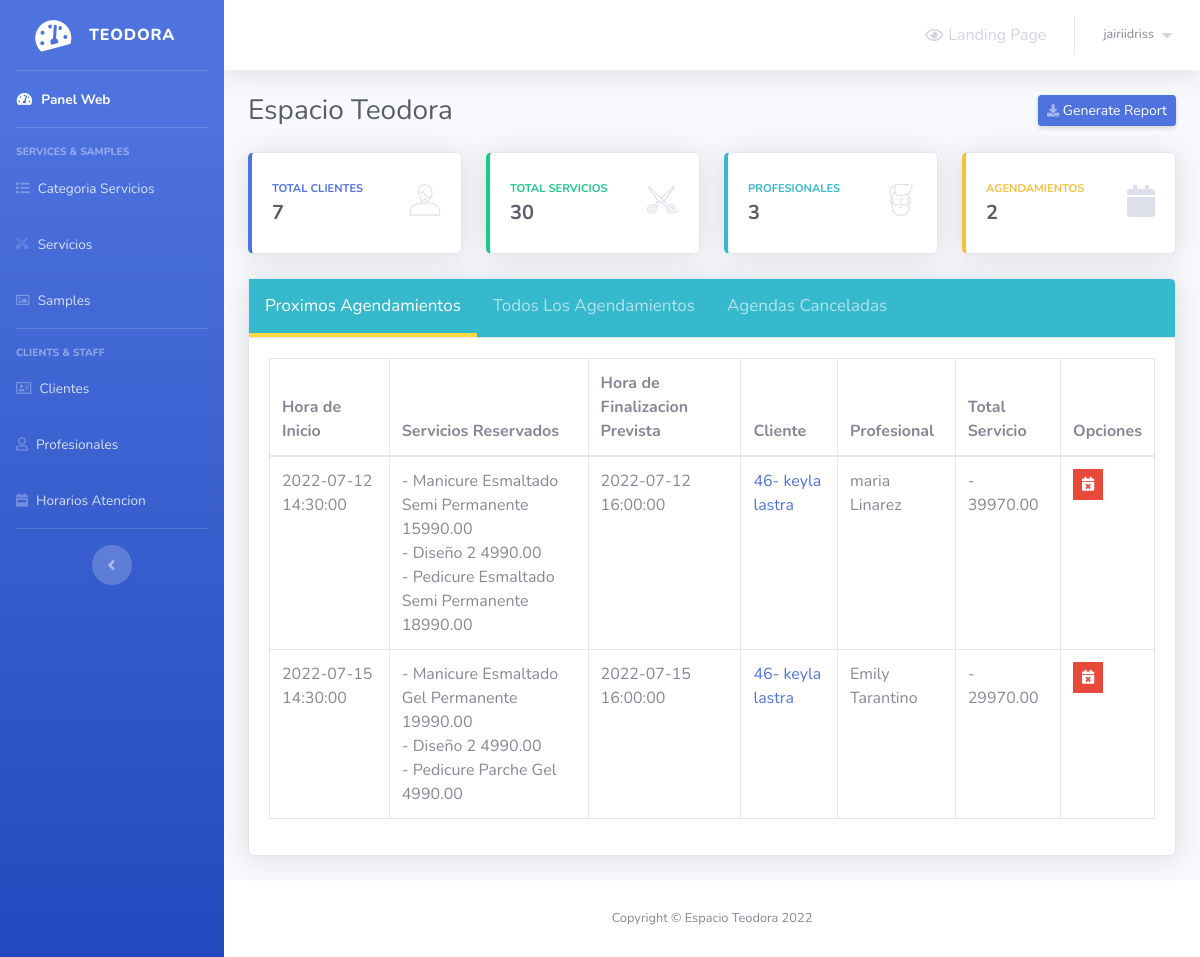
The page /admin/index.php (signed in) on the database as committed earlier.
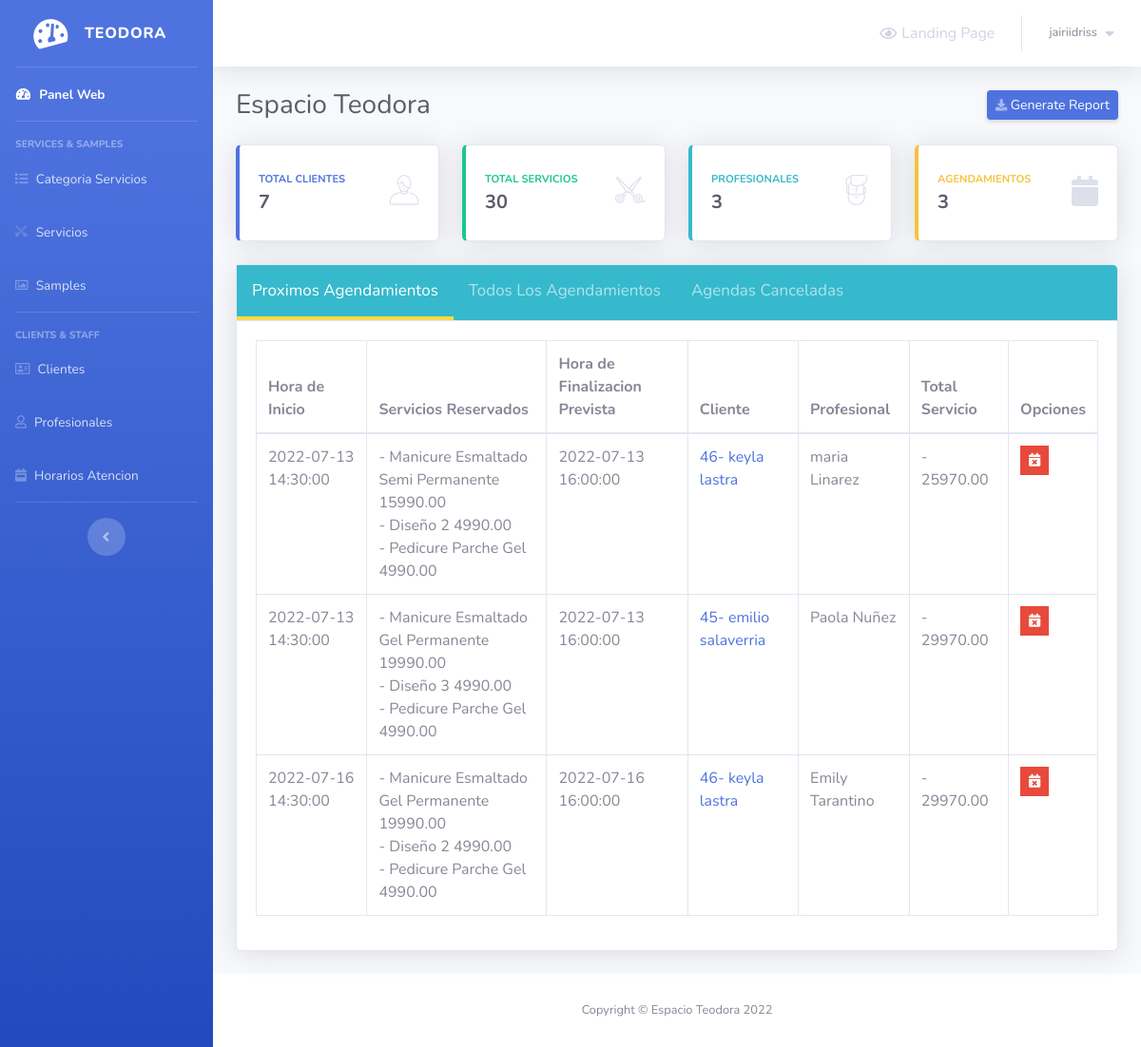
The same page on the database as committed later.
### tables this page shows
CREATE TABLE `appointments` (
  `appointment_id` int(5) NOT NULL,
  `date_created` timestamp NULL DEFAULT current_timestamp(),
  `client_id` int(5) DEFAULT NULL,
  `employee_id` int(2) NOT NULL,
  `start_time` timestamp NULL DEFAULT NULL,
  `end_time_expected` timestamp NULL DEFAULT NULL,
  `canceled` tinyint(1) NOT NULL DEFAULT 0,
  `cancellation_reason` text DEFAULT NULL
);

CREATE TABLE `services` (
  `service_id` int(5) NOT NULL,
  `service_name` varchar(50) NOT NULL,
  `service_description` varchar(255) NOT NULL,
  `service_price` decimal(10,2) NOT NULL,
  `service_duration` int(5) NOT NULL,
  `category_id` int(2) NOT NULL,
  `child_id` int(3) NOT NULL DEFAULT 0
);

CREATE TABLE `clients` (
  `client_id` int(5) NOT NULL,
  `first_name` varchar(30) NOT NULL,
  `last_name` varchar(30) NOT NULL,
  `phone_number` varchar(30) NOT NULL,
  `client_email` varchar(50) NOT NULL
);

CREATE TABLE `employees` (
  `employee_id` int(2) NOT NULL,
  `first_name` varchar(20) NOT NULL,
  `last_name` varchar(20) NOT NULL,
  `phone_number` varchar(30) NOT NULL,
  `email` varchar(50) NOT NULL
);

### admin/index.php (the view, shortened to what the rows shown need)
<?php
	if(isset($_SESSION['username_barbershop_Xw211qAAsq4']) && isset($_SESSION['password_barbershop_Xw211qAAsq4']))
	{
        include 'connect.php';
        include 'Includes/templates/header.php';
?>
	<div class="container-fluid">
		<div class="d-sm-flex align-items-center justify-content-between mb-4">
			<h1 class="h3 mb-0 text-gray-800">Espacio Teodora</h1>
		</div>
        <div class="card shadow mb-4">
            <div class="card-body">
            	<div class="table-responsive">
                	<table class="table table-bordered tabcontent" id="Upcoming" style="display:table" width="100%" cellspacing="0">
                  		<thead>
                                <tr>
                                    <th>
                                        Hora de Inicio
                                    </th>
                                    <th>
                                        Servicios Reservados
                                    </th>
                                    <th>
                                        Hora de Finalizacion Prevista
                                    </th>
                                    <th>
                                        Cliente
                                    </th>
                                    <th>
                                        Profesional
                                    </th>
                                    <th>
                                        Total Servicio
                                    </th>
                                    <th>
                                        Opciones
                                    </th>
                                </tr>
                            </thead>
                            <tbody>
                                <?php
                                    $stmt = $con->prepare("SELECT *
                                                    FROM appointments a , clients c
                                                    where start_time >= ?
                                                    and a.client_id = c.client_id
                                                    and canceled = 0
                                                    order by start_time;
                                                    ");
                                    $stmt->execute(array(date('Y-m-d H:i:s')));
                                    $rows = $stmt->fetchAll();
                                    $count = $stmt->rowCount();
                                    if($count == 0)
                                    {
                                        echo "<tr>";
                                            echo "<td colspan='5' style='text-align:center;'>";
                                                echo "La lista de sus próximas reservas se presentará aquí";
                                            echo "</td>";
                                        echo "</tr>";
                                    }
                                    else
                                    {
                                        foreach($rows as $row)
                                        {
                                            echo "<tr>";
                                                echo "<td>";
                                                    echo $row['start_time'];
                                                echo "</td>";
                                                echo "<td>";
                                                    $stmtServices = $con->prepare("SELECT service_name,service_price
                                                            from services s, services_booked sb
                                                            where s.service_id = sb.service_id
                                                            and appointment_id = ?");
                                                    $stmtServices->execute(array($row['appointment_id']));
                                                    $rowsServices = $stmtServices->fetchAll();
                                                    foreach($rowsServices as $rowsService)
                                                    {
                                                        echo "- ".$rowsService['service_name']." ".$rowsService['service_price'];
                                                        if (next($rowsServices)==true)  echo " <br> ";
                                                    }
                                                echo "</td>";
                                                echo "<td>";
                                                    echo $row['end_time_expected'];
                                                echo "</td>";
                                                echo "<td>";
                                                    echo "<a href = #>";
                                                        echo $row['client_id']."- ";
                                                        echo $row['first_name']." ".$row['last_name'];
                                                    echo "</a>";
                                                echo "</td>";
                                                echo "<td>";
                                                    $stmtEmployees = $con->prepare("SELECT first_name,last_name
                                                            from employees e, appointments a
                                                            where e.employee_id = a.employee_id
                                                            and a.appointment_id = ?");
                                                    $stmtEmployees->execute(array($row['appointment_id']));
                                                    $rowsEmployees = $stmtEmployees->fetchAll();
                                                    foreach($rowsEmployees as $rowsEmployee)
                                                    {
                                                        echo $rowsEmployee['first_name']." ".$rowsEmployee['last_name'];
                                                    }
                                                echo "</td>";
                                                echo "<td>";
                                                $stmtServices = $con->prepare("SELECT sum(service_price) as total
                                                        from services s, services_booked sb
                                                        where s.service_id = sb.service_id
                                                        and appointment_id = ?");
                                                $stmtServices->execute(array($row['appointment_id']));
                                                $rowsServices = $stmtServices->fetchAll();
                                                foreach($rowsServices as $rowsService)
                                                {
                                                    echo "- ".$rowsService['total'];
                                                }
                                                echo "</td>";
                                                echo "<td>";
                                                	$cancel_data = "cancel_appointment_".$row["appointment_id"];
                                               		?>
                                               		<ul class="list-inline m-0">
                                                        <li class="list-inline-item" data-toggle="tooltip" title="Cancel Appointment">
                                                            <button class="btn btn-danger btn-sm rounded-0" type="button" data-toggle="modal" data-target="#<?php echo $cancel_data; ?>" data-placement="top">
                                                                <i class="fas fa-calendar-times"></i>
                                                            </button>
                                                        </li>
                                                    </ul>
                                               		<?php
                                                echo "</td>";
                                            echo "</tr>";
                                        }
                                    }
                                ?>
                            </tbody>
                	</table>
              	</div>
            </div>
        </div>
	</div>
<?php
		include 'Includes/templates/footer.php';
	}
	else
    {
    	header('Location: login.php');
        exit();
    }
?>

Rows that differ between the two databases and show on the page:
removed appointments: start_time "2022-07-12 14:30:00", end_time_expected "2022-07-12 16:00:00", client.client_id "46", client.first_name "keyla", client.last_name "lastra", total "39970.00", services (service_name "Manicure Esmaltado Semi Permanente", service_price "15990.00"), services (service_name "Diseño 2", service_price "4990.00"), employees (first_name "maria", last_name "Linarez")
no longer on this page (row unchanged): services: service_name "Pedicure Esmaltado Semi Permanente", service_price "18990.00", shown under "2022-07-12 14:30:00"
removed appointments: start_time "2022-07-15 14:30:00", end_time_expected "2022-07-15 16:00:00", client.client_id "46", client.first_name "keyla", client.last_name "lastra", total "29970.00", services (service_name "Manicure Esmaltado Gel Permanente", service_price "19990.00"), services (service_name "Diseño 2", service_price "4990.00"), services (service_name "Pedicure Parche Gel", service_price "4990.00"), employees (first_name "Emily", last_name "Tarantino")
added appointments: start_time "2022-07-13 14:30:00", end_time_expected "2022-07-13 16:00:00", client.client_id "46", client.first_name "keyla", client.last_name "lastra", total "25970.00", services (service_name "Manicure Esmaltado Semi Permanente", service_price "15990.00"), services (service_name "Diseño 2", service_price "4990.00"), services (service_name "Pedicure Parche Gel", service_price "4990.00"), employees (first_name "maria", last_name "Linarez")
added appointments: start_time "2022-07-13 14:30:00", end_time_expected "2022-07-13 16:00:00", client.client_id "45", client.first_name "emilio", client.last_name "salaverria", total "29970.00", services (service_name "Manicure Esmaltado Gel Permanente", service_price "19990.00"), services (service_name "Pedicure Parche Gel", service_price "4990.00")
now on this page (row unchanged): services: service_name "Diseño 3", service_price "4990.00", shown under "2022-07-13 14:30:00"
now on this page (row unchanged): employees: first_name "Paola", last_name "Nuñez", shown under "2022-07-13 14:30:00"
added appointments: start_time "2022-07-16 14:30:00", end_time_expected "2022-07-16 16:00:00", client.client_id "46", client.first_name "keyla", client.last_name "lastra", total "29970.00", services (service_name "Manicure Esmaltado Gel Permanente", service_price "19990.00"), services (service_name "Diseño 2", service_price "4990.00"), services (service_name "Pedicure Parche Gel", service_price "4990.00"), employees (first_name "Emily", last_name "Tarantino")
Other text that changed with them:
countItems("appointment_id","appointments"): "2" → "3"
